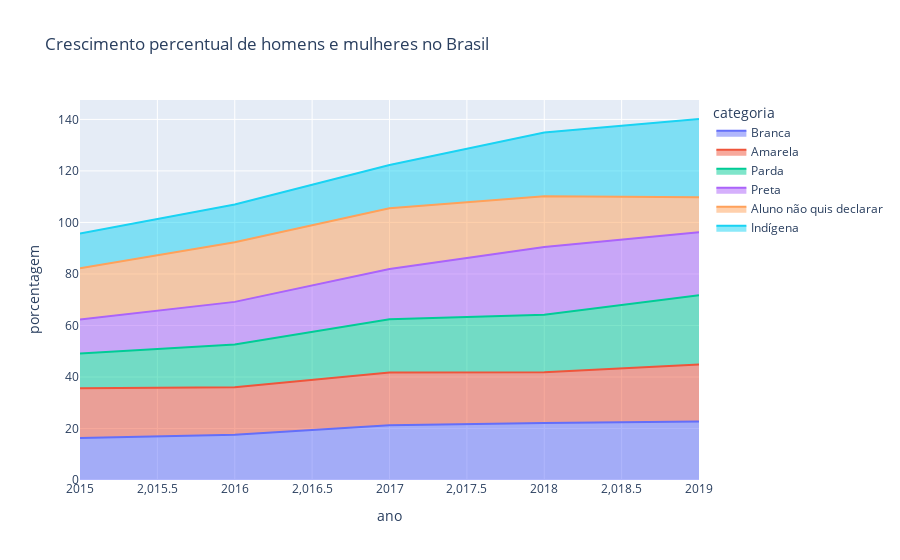

Source (notebook cell):
### Code cell
fig = px.area(create_dataframe_area_chart(plot_def_sc_cor_raca,
            columns=['Branca', 'Amarela', 'Parda', 'Preta', 'Aluno não quis declarar', 'Indígena']),
            x="ano", y="porcentagem", color="categoria",
            title='Crescimento percentual de homens e mulheres no Brasil')
fig.show()

### Figure 1 — Plotly figure (JSON) as saved in the notebook; plotly's stock layout.template omitted (floating-point values rounded to 4 significant figures)
{"data": [{"fillpattern": {"shape": ""}, "hovertemplate": "categoria=Branca<br>ano=%{x}<br>porcentagem=%{y}<extra></extra>", "legendgroup": "Branca", "line": {"color": "#636efa"}, "marker": {"symbol": "circle"}, "mode": "lines", "name": "Branca", "orientation": "v", "showlegend": true, "stackgroup": "1", "type": "scatter", "x": [2015, 2016, 2017, 2018, 2019], "xaxis": "x", "y": [16.35, 17.59, 21.25, 22.13, 22.68], "yaxis": "y"}, {"fillpattern": {"shape": ""}, "hovertemplate": "categoria=Amarela<br>ano=%{x}<br>porcentagem=%{y}<extra></extra>", "legendgroup": "Amarela", "line": {"color": "#EF553B"}, "marker": {"symbol": "circle"}, "mode": "lines", "name": "Amarela", "orientation": "v", "showlegend": true, "stackgroup": "1", "type": "scatter", "x": [2015, 2016, 2017, 2018, 2019], "xaxis": "x", "y": [19.26, 18.44, 20.49, 19.67, 22.13], "yaxis": "y"}, {"fillpattern": {"shape": ""}, "hovertemplate": "categoria=Parda<br>ano=%{x}<br>porcentagem=%{y}<extra></extra>", "legendgroup": "Parda", "line": {"color": "#00cc96"}, "marker": {"symbol": "circle"}, "mode": "lines", "name": "Parda", "orientation": "v", "showlegend": true, "stackgroup": "1", "type": "scatter", "x": [2015, 2016, 2017, 2018, 2019], "xaxis": "x", "y": [13.48, 16.6, 20.63, 22.38, 26.92], "yaxis": "y"}, {"fillpattern": {"shape": ""}, "hovertemplate": "categoria=Preta<br>ano=%{x}<br>porcentagem=%{y}<extra></extra>", "legendgroup": "Preta", "line": {"color": "#ab63fa"}, "marker": {"symbol": "circle"}, "mode": "lines", "name": "Preta", "orientation": "v", "showlegend": true, "stackgroup": "1", "type": "scatter", "x": [2015, 2016, 2017, 2018, 2019], "xaxis": "x", "y": [13.25, 16.52, 19.54, 26.25, 24.44], "yaxis": "y"}, {"fillpattern": {"shape": ""}, "hovertemplate": "categoria=Aluno não quis declarar<br>ano=%{x}<br>porcentagem=%{y}<extra></extra>", "legendgroup": "Aluno não quis declarar", "line": {"color": "#FFA15A"}, "marker": {"symbol": "circle"}, "mode": "lines", "name": "Aluno não quis declarar", "orientation": "v", "showlegend": true, "stackgroup": "1", "type": "scatter", "x": [2015, 2016, 2017, 2018, 2019], "xaxis": "x", "y": [19.84, 23.18, 23.58, 19.74, 13.65], "yaxis": "y"}, {"fillpattern": {"shape": ""}, "hovertemplate": "categoria=Indígena<br>ano=%{x}<br>porcentagem=%{y}<extra></extra>", "legendgroup": "Indígena", "line": {"color": "#19d3f3"}, "marker": {"symbol": "circle"}, "mode": "lines", "name": "Indígena", "orientation": "v", "showlegend": true, "stackgroup": "1", "type": "scatter", "x": [2015, 2016, 2017, 2018, 2019], "xaxis": "x", "y": [13.48, 14.61, 16.85, 24.72, 30.34], "yaxis": "y"}], "layout": {"legend": {"title": {"text": "categoria"}, "tracegroupgap": 0}, "title": {"text": "Crescimento percentual de homens e mulheres no Brasil"}, "xaxis": {"anchor": "y", "domain": [0, 1], "title": {"text": "ano"}}, "yaxis": {"anchor": "x", "domain": [0, 1], "title": {"text": "porcentagem"}}}}
